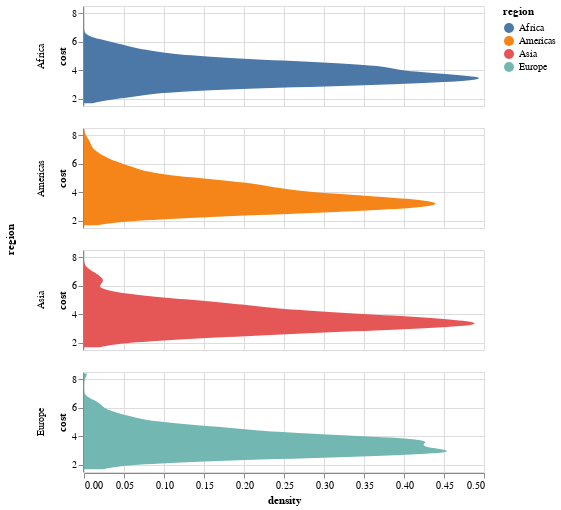

This figure's notebook cell:
### Code cell
chart3 = alt.Chart(data).transform_density(
    "cost_healthy_diet_ppp_usd",
    as_=["cost", "density"],
    groupby=["region"]
).mark_area(orient="horizontal").encode(
    x="density:Q",
    y="cost:Q",
    color="region:N",
    row="region:N"
).properties(
    width=400,
    height=100
)

chart3.save(str(IMG_DIR / "cost_healthy_diet_density_by_region.png"))
chart3

### Figure 1 — Vega-Lite specification as saved in the notebook (floating-point values rounded to 4 significant figures; data arrays with more than 128 entries replaced by an {"elided": "..."} marker saying what was removed)
{"config": {"view": {"continuousWidth": 300, "continuousHeight": 300}}, "data": {"name": "data-389b9708a7c92af785d0488e3e017857"}, "mark": {"type": "area", "orient": "horizontal"}, "encoding": {"color": {"field": "region", "type": "nominal"}, "row": {"field": "region", "type": "nominal"}, "x": {"field": "density", "type": "quantitative"}, "y": {"field": "cost", "type": "quantitative"}}, "height": 100, "transform": [{"density": "cost_healthy_diet_ppp_usd", "groupby": ["region"], "as": ["cost", "density"]}], "width": 400, "$schema": "https://vega.github.io/schema/vega-lite/v6.1.0.json", "datasets": {"data-389b9708a7c92af785d0488e3e017857": {"elided": "1379 records"}}}
